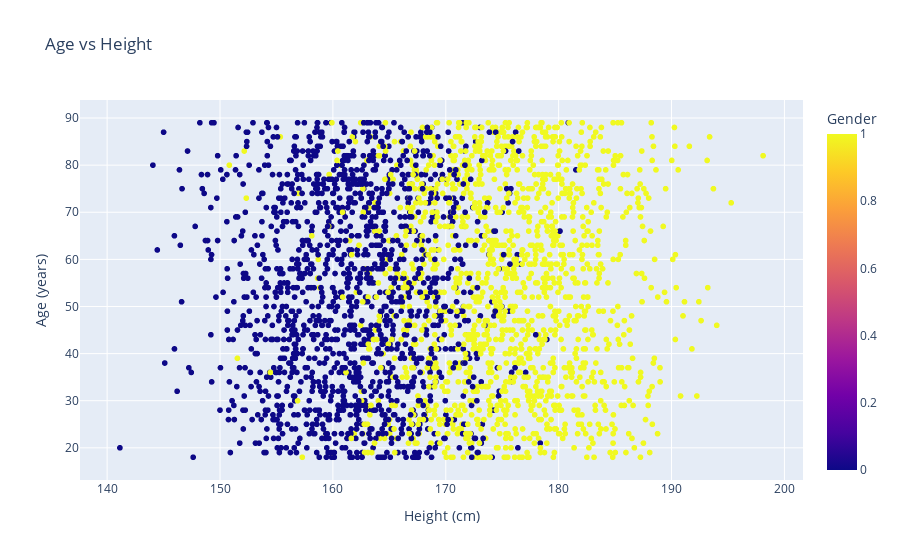

Here is the notebook cell this chart was saved with:
### Code cell
plt.figure(figsize=(10,6))
sns.scatterplot(x ='Height (cm)', y='Age (years)', data=train_df, color='purple', alpha=0.5)
plt.title('Age vs height')
plt.xlabel('Height (cm)')
plt.ylabel('Age (years)')
plt.grid(True)
plt.show()

fig = px.scatter(train_df, x='Height (cm)', y = 'Age (years)', color='Gender', title='Age vs Height', color_discrete_sequence=['purple', 'orange'])
fig.update_layout(xaxis_title='Height (cm)', yaxis_title='Age (years)')
fig.show()

### Figure 1 — Plotly figure (JSON) as saved in the notebook; plotly's stock layout.template omitted (floating-point values rounded to 4 significant figures; data arrays with more than 128 entries replaced by an {"elided": "..."} marker saying what was removed)
{"data": [{"hovertemplate": "Height (cm)=%{x}<br>Age (years)=%{y}<br>Gender=%{marker.color}<extra></extra>", "legendgroup": "", "marker": {"color": {"elided": "3000 int values"}, "coloraxis": "coloraxis", "symbol": "circle"}, "mode": "markers", "name": "", "showlegend": false, "type": "scattergl", "x": {"elided": "3000 float values"}, "xaxis": "x", "y": {"elided": "3000 int values"}, "yaxis": "y"}], "layout": {"coloraxis": {"colorbar": {"title": {"text": "Gender"}}, "colorscale": [[0, "#0d0887"], [0.1111, "#46039f"], [0.2222, "#7201a8"], [0.3333, "#9c179e"], [0.4444, "#bd3786"], [0.5556, "#d8576b"], [0.6667, "#ed7953"], [0.7778, "#fb9f3a"], [0.8889, "#fdca26"], [1, "#f0f921"]]}, "legend": {"tracegroupgap": 0}, "title": {"text": "Age vs Height"}, "xaxis": {"anchor": "y", "domain": [0, 1], "title": {"text": "Height (cm)"}}, "yaxis": {"anchor": "x", "domain": [0, 1], "title": {"text": "Age (years)"}}}}
